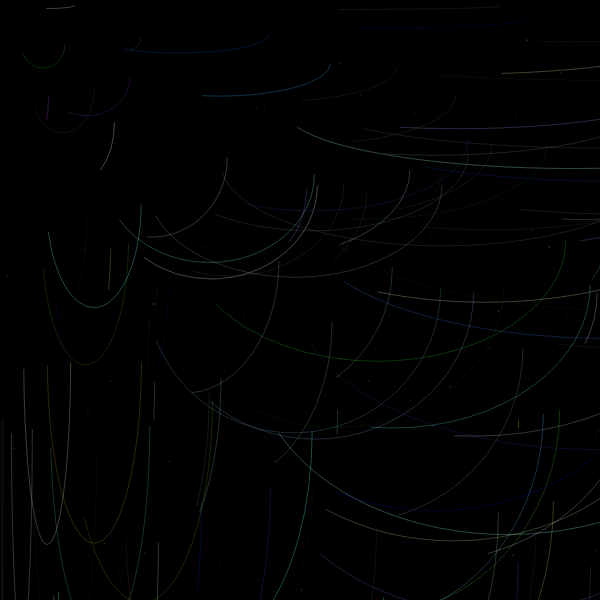
Frame 1 (no input)
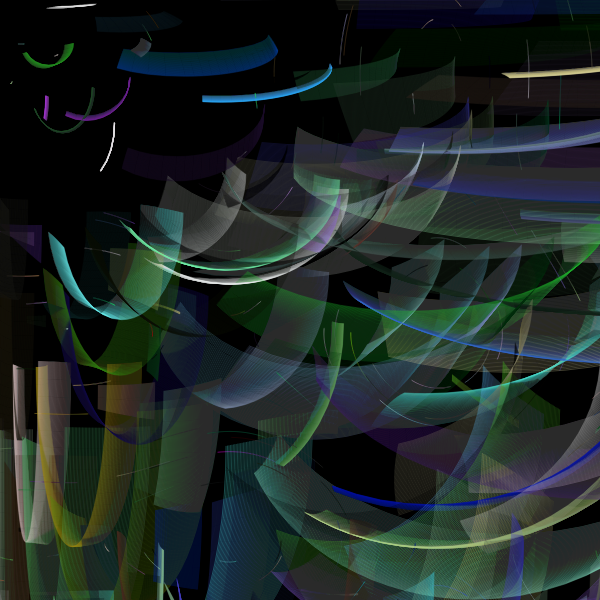
Frame 60 (no input)
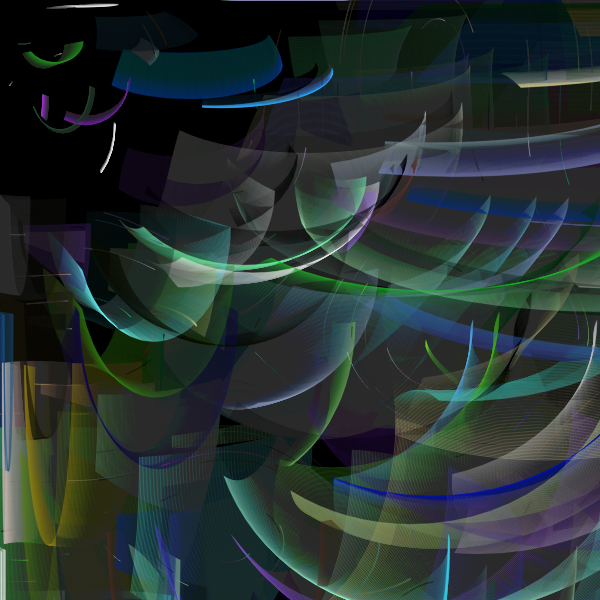
Frame 120 (the mouse pressed at the canvas centre since frame 60)

The p5.js sketch that drew these frames (run headless with seeded random() and noise() and a simulated clock; from frame 60 on, the mouse is pressed at the canvas centre):

// p5.js sketch
// ── sketch.js
//forked from: ISM by garabatsopr
// set weights for each color 

var weights = [1, 1, 1, 1];
// number of drawing agents 

var nAgents = 90;

let agent = [];

let border = 700;

// set spinning direction (plus or minus)

var direction = -1;

function setup() {
  w = 600;
  var canvas;
    if(windowWidth>=600 && windowHeight >=600){
      canvas = createCanvas(600, 600);
    }
    else{
      canvas = createCanvas(windowWidth, windowHeight - 100);
    }

  var x = (windowWidth - width) / 2;
  var y = (windowHeight - height) / 2;

  canvas.position(x, y);
  background(0);
  noStroke();
  colorMode(HSB, 360, 100, 100, 100);
  rectMode(CENTER)
  drawGrid()

}


function drawGrid()
{ 
  noFill();
  randomSeed(12345);
  for(let i=0; i < 20;i++)
  {
    beginShape();
      for(let i = 0; i < 20;i++)
      {
        let xx = random(border,width-border);
        let yy = random(border,height-border);
        curveVertex(xx,yy);
        agent.push(new Agent(xx,yy));
      }
    endShape(CLOSE);
  }
  
  
}

function draw() {
  background(0, 1)
  
  if(frameCount > 10000)
  {
      noLoop();   
  }

  push();
  
  translate(0,0);

  for (let i = 0; i < agent.length; i++) {
      agent[i].update();
  } 
  
  pop();
}

// paintining agent 


class Agent {
  constructor(x,y) {
  
    this.p = createVector(x,y);
    
    this.pOld = createVector(this.p.x, this.p.y);

    this.step = 0.5;
    
    this.scale = 3;
    
    this.color = color(random(300), random(100), random(100))
    
    this.direction = 1;
    
    //this.strokeWidth = random(1,2);
    this.strokeWidth = 0.1;
    
    this.rr = random(0,1);
    
    this.ang = random(0,PI);
  }
  
  getPartner() {
    return this.partner;
  }

  getP() {
    return this.p;
  }
  
  getColor(){
    return this.color;
  }


  update() {
    

    this.p.x += this.direction * vector_field(this.p.x, this.p.y,this.scale).x * this.step;
    this.p.y += this.direction * vector_field(this.p.x, this.p.y,this.scale).y * this.step;

    strokeWeight(0.3);
    stroke(this.color, 10);
    

    if (this.rr < 0.5)
    {
      arc(this.pOld.x, this.pOld.y, this.p.x, this.p.y,0,this.ang);
    }else
    {
      line(this.pOld.x, this.pOld.y, this.p.x, this.p.y);
    }
      
  
    this.pOld.set(this.p);
  }

}

// vector field function 
// the painting agents follow the flow defined 
// by this function 


function vector_field(x, y,myScale) {

  x = map(x, border, width-border, 0, myScale);
  y = map(y, border, height-border,0, myScale);

  let k1 = 5;
  let k2 = 3;

  //let u = sin(k1 * y) + cos(k2 * y) + map(noise(x,y),0,1,-5,5);
  //let v = sin(k2 * x) - cos(k1 * x) + map(noise(x,y),0,1,-5,5);

  let u = sin(k1 * y) + cos(k2 * y) + 0.01;
  let v = sin(k2 * x) - cos(k1 * x) + 0.01;
  
  return createVector(u,v);
}
